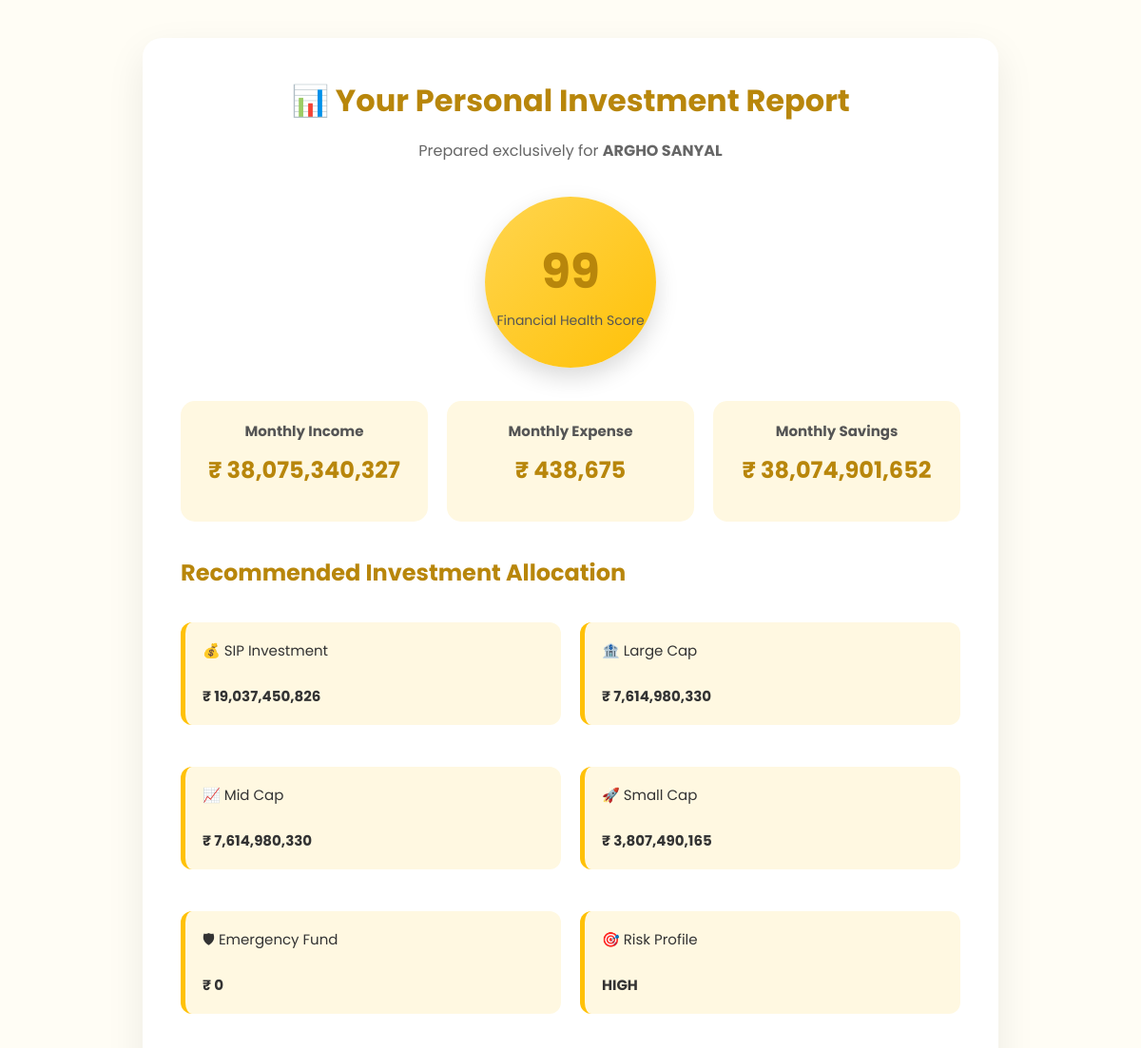
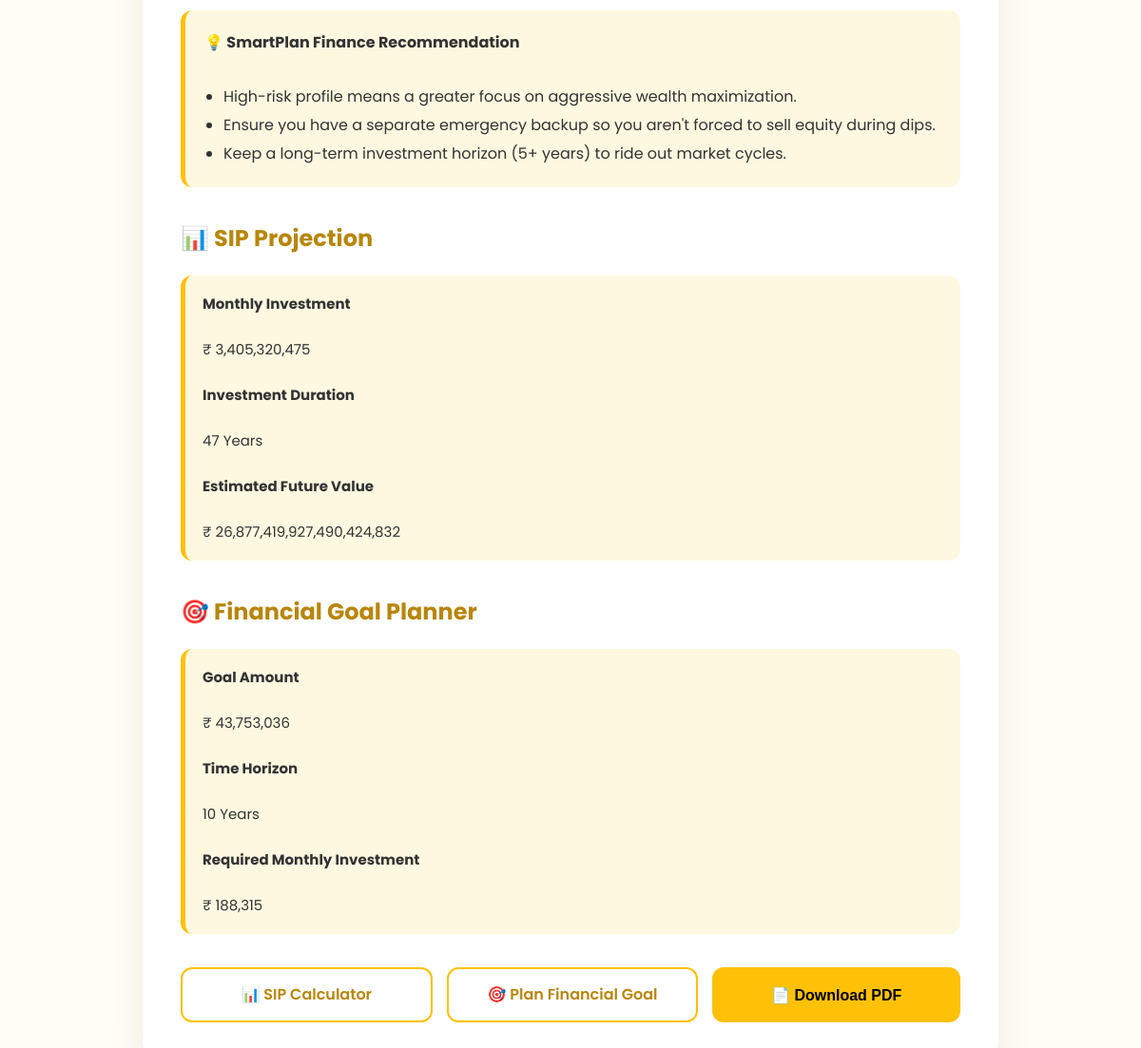
/dashboard (signed in), run on the app's committed database (2 pictures, top to bottom).
### tables this page shows
CREATE TABLE users (
            id INTEGER PRIMARY KEY AUTOINCREMENT,
            name TEXT NOT NULL,
            mobile TEXT NOT NULL,
            country TEXT NOT NULL,
            target_amount REAL DEFAULT 0,
            target_years INTEGER DEFAULT 0
        );

CREATE TABLE reports (
            id INTEGER PRIMARY KEY AUTOINCREMENT,
            user_id INTEGER NOT NULL,
            income REAL NOT NULL,
            expense REAL NOT NULL,
            savings REAL NOT NULL,
            risk TEXT NOT NULL,
            created_at TEXT NOT NULL, sip_calc_monthly REAL DEFAULT 0, sip_calc_years INTEGER DEFAULT 0, sip_calc_fv REAL DEFAULT 0, future_target_amount REAL DEFAULT 0, future_target_years INTEGER DEFAULT 0, future_req_monthly REAL DEFAULT 0,
            FOREIGN KEY(user_id) REFERENCES users(id)
        );

### app.py (the view)
@app.route('/dashboard')
def dashboard():
    if 'user_id' not in session: return redirect(url_for('login'))
    user_id = session['user_id']
    conn = get_db_connection()
    user = conn.execute("SELECT * FROM users WHERE id = ?", (user_id,)).fetchone()
    report = conn.execute(
    """
    SELECT *
    FROM reports
    WHERE user_id = ?
    ORDER BY created_at DESC
    LIMIT 1
    """,
    (user_id,)
).fetchone()
    conn.close()
    if not report: return redirect(url_for('profile'))
    savings = report['savings']
    risk = report['risk'].lower()
    rules = RISK_RULES.get(risk, RISK_RULES['medium'])
    currency = extract_currency_symbol(user['country'])
    savings_rate = (report['savings'] / report['income']) * 100 if report['income'] > 0 else 0
    score = int(40 + (savings_rate * 0.7))
    score = min(score, 99)
    report_data = {
        "country": user['country'],
        "currency": currency,
        "income": report['income'],
        "expense": report['expense'],
        "savings": savings,
        "risk": risk.capitalize(),
        "sip": savings * rules['sip'],
        "large_cap": savings * rules['large_cap'],
        "mid_cap": savings * rules['mid_cap'],
        "small_cap": savings * rules['small_cap'],
        "emergency_fund": savings * rules['emergency'],
        "advice": ADVISOR_INSIGHTS.get(risk, []),
        "sip_calc_monthly": report['sip_calc_monthly'] or 0,
        "sip_calc_years": report['sip_calc_years'] or 0,
        "sip_calc_fv": report['sip_calc_fv'] or 0,
        "future_target_amount": report['future_target_amount'] or 0,
        "future_target_years": report['future_target_years'] or 0,
        "future_req_monthly": report['future_req_monthly'] or 0,
        "score": score # Score is now inside the same dictionary
    }
    return render_template('report.html', user=user, data=report_data)

### app.py (called while the page is built)
def get_db_connection():
    conn = sqlite3.connect(DB_PATH)
    conn.row_factory = sqlite3.Row
    return conn

def extract_currency_symbol(country_name):
    country_data = COUNTRIES.get(country_name, '₹')
    if isinstance(country_data, dict):
        return country_data.get('currency_symbol', country_data.get('symbol', '₹'))
    return country_data

### templates/report.html (shortened to what this page needs)
<!DOCTYPE html>
<html lang="en">
<head>
<link rel="stylesheet" href="{{ url_for('static', filename='css/style.css') }}">
</head>
<body>
<div class="report">
<div class="header">
<h1>📊 Your Personal Investment Report</h1>
<p class="subtitle">
Prepared exclusively for <strong>{{ user.name }}</strong>
</p>
</div>
<div class="score">
    <h1 style="font-size: 50px; color: #B8860B; margin: 0;">{{ data.score }}</h1>
    <p style="font-size: 14px; color: #555; margin: 0;">Financial Health Score</p>
</div>
<div class="summary">
    <div class="card-box">
        <h3>Monthly Income</h3>
        <h2>₹ {{ "{:,.0f}".format(data.income | float if data.income else 0) }}</h2>
    </div>
    <div class="card-box">
        <h3>Monthly Expense</h3>
        <h2>₹ {{ "{:,.0f}".format(data.expense | float if data.expense else 0) }}</h2>
    </div>
    <div class="card-box">
        <h3>Monthly Savings</h3>
        <h2>₹ {{ "{:,.0f}".format(data.savings | float if data.savings else 0) }}</h2>
    </div>
</div>
<h2 class="section-title">
Recommended Investment Allocation
</h2>
<div class="allocate">
<div class="box">
💰 SIP Investment
<br><br>
<strong>₹ {{ "{:,.0f}".format(data.sip) }}</strong>
</div>
<div class="box">
🏦 Large Cap
<br><br>
<strong>₹ {{ "{:,.0f}".format(data.large_cap) }}</strong>
</div>
<div class="box">
📈 Mid Cap
<br><br>
<strong>₹ {{ "{:,.0f}".format(data.mid_cap) }}</strong>
</div>
<div class="box">
🚀 Small Cap
<br><br>
<strong>₹ {{ "{:,.0f}".format(data.small_cap) }}</strong>
</div>
<div class="box">
🛡 Emergency Fund
<br><br>
<strong>₹ {{ "{:,.0f}".format(data.emergency_fund) }}</strong>
</div>
<div class="box">
🎯 Risk Profile
<br><br>
<strong>{{ data.risk|upper }}</strong>
</div>
</div>
<div class="note">
<b>💡 SmartPlan Finance Recommendation</b>
<br><br>
<ul style="line-height:30px; padding-left:20px; margin:0;">
{% for insight in data.advice %}
<li>{{ insight }}</li>
{% endfor %}
</ul>
</div>
{% if data.sip_calc_fv > 0 %}
<h2 class="section-title">
📊 SIP Projection
</h2>
<div class="box">
<strong>Monthly Investment</strong>
<br><br>
₹ {{ "{:,.0f}".format(data.sip_calc_monthly) }}
<br><br>
<strong>Investment Duration</strong>
<br><br>
{{ data.sip_calc_years }} Years
<br><br>
<strong>Estimated Future Value</strong>
<br><br>
₹ {{ "{:,.0f}".format(data.sip_calc_fv) }}
</div>
{% endif %}
{% if data.future_target_amount > 0 %}
<h2 class="section-title">
🎯 Financial Goal Planner
</h2>
<div class="box">
<strong>Goal Amount</strong>
<br><br>
₹ {{ "{:,.0f}".format(data.future_target_amount) }}
<br><br>
<strong>Time Horizon</strong>
<br><br>
{{ data.future_target_years }} Years
<br><br>
<strong>Required Monthly Investment</strong>
<br><br>
₹ {{ "{:,.0f}".format(data.future_req_monthly) }}
</div>
{% endif %}
<div class="nav-links">
    <a href="/sip-calculator" class="btn btn-secondary">
        📊 SIP Calculator
    </a>
    <a href="/financial-future" class="btn btn-secondary">
        🎯 Plan Financial Goal
    </a>
    <button
        type="button"
        class="btn btn-primary"
        onclick="window.print()">
        📄 Download PDF
    </button>
</div>
</div>
</body>
</html>

### static/css/style.css (style rules this page uses)
:root { --primary:#FFC107; --primary-dark:#E0A800; --primary-light:#FFF8E1; --heading:#B8860B; --background:#FFFDF5; --card:#FFFFFF; --text:#333333; --subtext:#666666; --border:#F4D03F; --shadow:0 15px 40px rgba(0,0,0,.08); --radius:18px; --transition:.30s ease; }
* { margin:0; padding:0; box-sizing:border-box; }
body { font-family:'Poppins',sans-serif; background:var(--background); color:var(--text); line-height:1.6; }
.card, .hero-card, .form-box, .report { background:var(--card); border-radius:var(--radius); box-shadow:var(--shadow); transition:var(--transition); }
h1, h2, h3 { color:var(--heading); margin-bottom:15px; font-weight:700; }
.subtitle { color:var(--subtext); margin-bottom:25px; }
button, .btn { width:100%; display:inline-block; padding:14px; border:none; border-radius:12px; background:var(--primary); color:#222; font-size:16px; font-weight:600; text-decoration:none; cursor:pointer; transition:var(--transition); }
.box { background:var(--primary-light); border-left:5px solid var(--primary); padding:15px; border-radius:12px; margin:12px 0; font-size:15px; transition:var(--transition); }

### templates/report.html (style rules this page uses)
body { padding:40px; background:#FFFDF5; font-family:'Poppins',sans-serif; }
.report { max-width:900px; margin:auto; background:white; padding:40px; border-radius:20px; box-shadow:0 15px 40px rgba(0,0,0,.08); }
.header { text-align:center; margin-bottom:35px; }
.header h1 { color:#B8860B; }
.subtitle { color:#666; }
.score { margin:30px auto; width:180px; height:180px; border-radius:50%; background:linear-gradient(135deg,#FFD54F,#FFC107); display:flex; justify-content:center; align-items:center; flex-direction:column; box-shadow:0 10px 25px rgba(0,0,0,.15); }
.score h1 { font-size:48px; margin:0; }
.summary { display:grid; grid-template-columns:repeat(3,1fr); gap:20px; margin:35px 0; }
.card-box { background:#FFF8E1; padding:20px; border-radius:15px; text-align:center; transition:.3s; }
.card-box h3 { font-size:15px; margin-bottom:10px; color:#555; }
.card-box h2 { color:#B8860B; }
.section-title { margin:35px 0 20px; color:#B8860B; }
.allocate { display:grid; grid-template-columns:repeat(2,1fr); gap:20px; }
.box { background:#FFF8E1; padding:18px; border-left:5px solid #FFC107; border-radius:12px; }
.note { margin-top:35px; padding:20px; background:#FFF8E1; border-left:5px solid #FFC107; border-radius:12px; line-height:28px; }
.nav-links { display:flex; gap:15px; margin-top:35px; flex-wrap:wrap; }
.btn { flex:1; padding:14px; text-align:center; border-radius:12px; text-decoration:none; font-weight:600; transition:.3s; display:flex; justify-content:center; align-items:center; }
.btn-primary { background:#FFC107; color:#000; border:none; cursor:pointer; }
.btn-secondary { border:2px solid #FFC107; color:#B8860B; background:white; }

### data on the page
users: name "ARGHO SANYAL"
reports: income "38,075,340,327", expense "438,675", savings "38,074,901,652", risk "HIGH", sip_calc_monthly "3,405,320,475", sip_calc_fv "26,877,419,927,490,424,832", future_target_amount "43,753,036", future_req_monthly "188,315"

### other printed values
{{ data.score }} "99"
{{ "{:,.0f}".format(data.sip) }} "19,037,450,826"
{{ "{:,.0f}".format(data.large_cap) }} "7,614,980,330"
{{ "{:,.0f}".format(data.mid_cap) }} "7,614,980,330"
{{ "{:,.0f}".format(data.small_cap) }} "3,807,490,165"
{{ "{:,.0f}".format(data.emergency_fund) }} "0"
{{ insight }} "High-risk profile means a greater focus on aggressive wealth maximization." "Ensure you have a separate emergency backup so you aren't forced to sell equity during dips." "Keep a long-term investment horizon (5+ years) to ride out market cycles."
{{ data.sip_calc_years }} "47"
{{ data.future_target_years }} "10"
